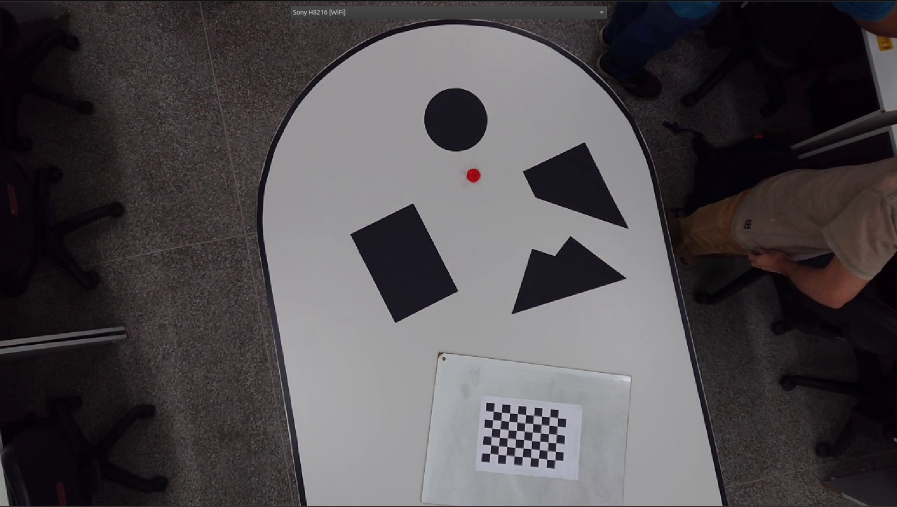
#> input picture testes/1.png, 1794 x 1013 px (shown at 1/2 size)
$ python gerar_mapa.py testes/1.png
#> lines starting #> are read from the running program, lines starting #| are printed output that depends on the picture; after the words box and inside, x2 and y2 are one past the last pixel; in counts of white or black regions, pixels touching at a corner belong together
#> further down, imagem_entrada is the input picture: shape (1013, 1794, 3); mean B, G, R 77, 74.1, 78.2
import cv2
import numpy as np
import json
import glob
import re
from dataclasses import dataclass
from typing import List, Tuple, Optional, Dict
import argparse

# ==============================================================================
# 1. CONFIGURAÇÕES DO LABORATÓRIO E PARÂMETROS DA MESA
# ==============================================================================
@dataclass
class ConfigMapa:
    # Dimensões reais da mesa no sistema métrico (altere para o tamanho real medido)
    # Se quiser tratar como um quadrado perfeito de 1x1m, basta usar 1.0 e 1.0
    largura_mesa_m: float = 1.20   # Eixo X em metros
    altura_mesa_m: float = 0.80    # Eixo Y em metros
    largura_camera_px: int = 1280
    altura_camera_px: int = 720

    # Resolução interna da imagem retificada (ex: 600 px/m -> 1 pixel = 1.66 mm)
    pixels_por_metro: int = 600

    # Modo de detecção da mesa:
    # True  -> Tenta achar o maior quadrilátero automaticamente (cai para manual se falhar)
    # False -> Abre a imagem para você clicar nos 4 cantos da mesa (ignora o chão com 100% de certeza)
    auto_detectar_mesa: bool = False

    # Caso a câmera esteja fixa em um suporte, você pode salvar os 4 pontos (em pixels da foto original)
    # aqui após a primeira calibração para não precisar clicar toda vez. Deixe None para desativar.
    pontos_mesa_fixos: List[Tuple[int, int]] = None

    # Origem do sistema de coordenadas (x, y) do robô:
    # True  -> Origem (0,0) no canto INFERIOR esquerdo (Padrão Cartesiano / ROS / Robótica)
    # False -> Origem (0,0) no canto SUPERIOR esquerdo (Padrão de Imagem)
    origem_cartesiana_inferior: bool = True

    # Parâmetros de detecção dos objetos na mesa
    margem_borda_m: float = 0.02       # Ignora ruídos a menos de 2 cm da borda da mesa
    area_min_objeto_m2: float = 0.0009 # Área mínima do objeto (ex: 3cm x 3cm = 0.0009 m²)
    epsilon_poligono: float = 0.025    # Fator de simplificação dos vértices (0.015 a 0.04)
    inverter_binarizacao: bool = False # True = objetos escuros em mesa clara | False = objetos claros em mesa escura

    # Parâmetros para a detecção do robô (Vermelho / Laranja em HSV)
    hsv_h_min1: int = 0
    hsv_h_max1: int = 24
    hsv_h_min2: int = 165
    hsv_h_max2: int = 179
    hsv_s_min: int = 110
    hsv_v_min: int = 80
    area_min_robo_m2: float = 0.0004   # Área mínima do marcador (ex: 2cm x 2cm = 0.0004 m²)
    margem_exclusao_robo: float = 0.09 # Raio extra (em metros) para apagar o robô da máscara de obstáculos


# ==============================================================================
# 2. FUNÇÕES DE DETECÇÃO E SELEÇÃO DA MESA
# ==============================================================================
# [14 lines left out: function ordenar_4_pontos, not called in this run]


def selecionar_mesa_manual(imagem: np.ndarray) -> np.ndarray:
    """
    Abre uma janela interativa para o usuário clicar nos 4 cantos da mesa.
    """
    pontos = []
    img_copia = imagem.copy()
    nome_janela = "Calibracao: Clique nos 4 cantos da mesa (ESC para sair)"

    # [9 lines left out: function callback_mouse, not called in this run]

    cv2.namedWindow(nome_janela, cv2.WINDOW_NORMAL)
    cv2.imshow(nome_janela, img_copia)
    cv2.setMouseCallback(nome_janela, callback_mouse)

    print("\n[INSTRUÇÃO] Clique nos 4 cantos da mesa na janela aberta.")
    print("Após clicar no 4º canto, pressione qualquer tecla para continuar...")

    while len(pontos) < 4:
        if cv2.waitKey(20) & 0xFF == 27:
            raise RuntimeError("Calibração cancelada pelo usuário.")

    cv2.waitKey(0)
    cv2.destroyWindow(nome_janela)

    print(f"[DICA] Se a câmera estiver fixa, copie estes pontos para 'pontos_mesa_fixos': {pontos}")
    return ordenar_4_pontos(np.array(pontos, dtype="float32"))


def detectar_mesa_auto(imagem: np.ndarray) -> np.ndarray:
    """
    Tenta localizar automaticamente o contorno de 4 lados da mesa na imagem.
    """
    cinza = cv2.cvtColor(imagem, cv2.COLOR_BGR2GRAY)
    blur = cv2.GaussianBlur(cinza, (7, 7), 0)
    bordas = cv2.Canny(blur, 50, 150)
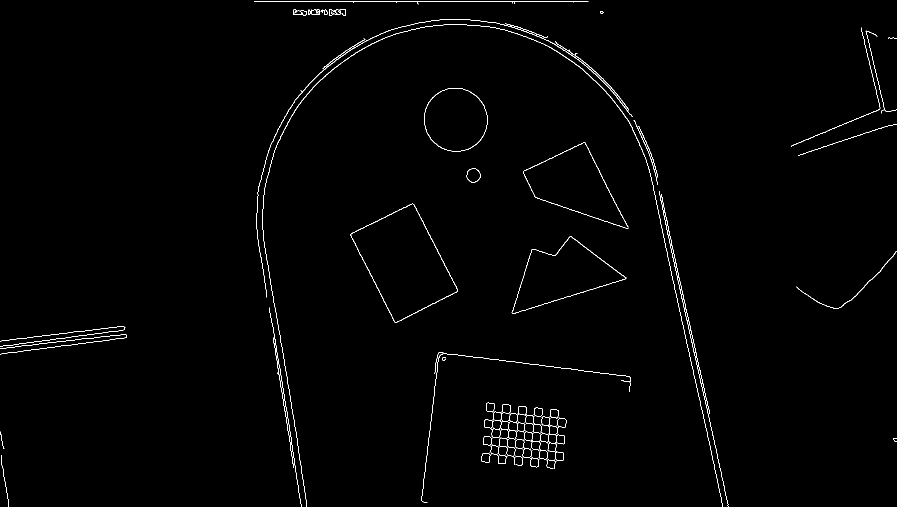
#> bordas: shape (1013, 1794) (shown at 1/2 size); 0.88% white in thin lines or dots

    # Dilata para fechar possíveis falhas no contorno da borda da mesa
    kernel = np.ones((5, 5), np.uint8)
    bordas = cv2.dilate(bordas, kernel, iterations=2)
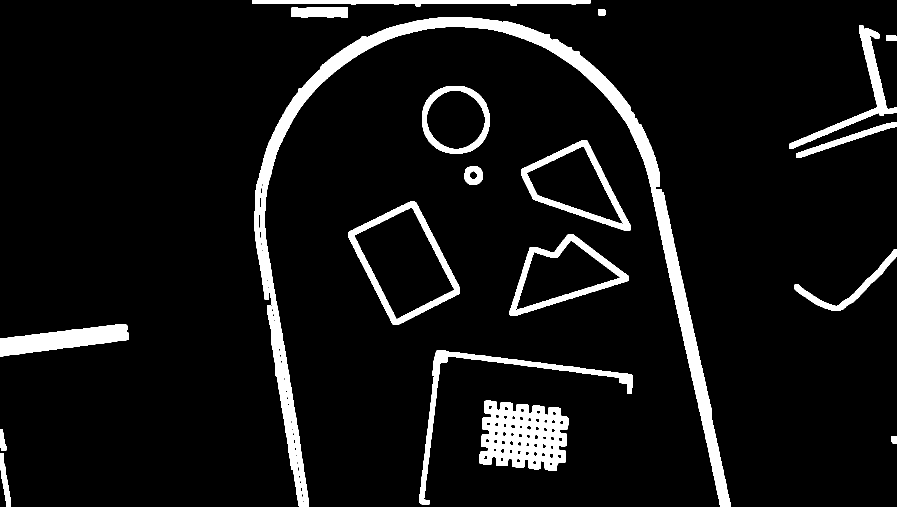
#> bordas: shape (1013, 1794) (shown at 1/2 size); 7.5% white; 19 white regions

    contornos, _ = cv2.findContours(bordas, cv2.RETR_EXTERNAL, cv2.CHAIN_APPROX_SIMPLE)
#> contornos = 19 contours; largest, box (x1, y1, x2, y2) and area: (509, 34, 1461, 1013) 53446, (696, 403, 920, 650) 31720, (1042, 281, 1261, 461) 20524, (1019, 468, 1257, 632) 20420, (959, 801, 1137, 942) 19123
    contornos = sorted(contornos, key=cv2.contourArea, reverse=True)

    area_total_img = imagem.shape[0] * imagem.shape[1]

    for c in contornos[:5]:
        area = cv2.contourArea(c)
        if area < 0.15 * area_total_img: # A mesa deve ocupar pelo menos 15% da foto
            continue
        perimetro = cv2.arcLength(c, True)
        aprox = cv2.approxPolyDP(c, 0.02 * perimetro, True)
        if len(aprox) == 4:
            print("[INFO] Mesa detectada automaticamente com sucesso!")
            return ordenar_4_pontos(aprox.reshape(4, 2).astype("float32"))
#> this loop made 5 passes
#> area on passes 1 to 5: 53445.5, 31719.5, 20524.5, 20420.5, 19123

    print("[AVISO] Detecção automática não encontrou 4 cantos claros. Mudando para seleção manual...")
    return selecionar_mesa_manual(imagem)
#> (key Esc is pressed here)


# ==============================================================================
# 3. RETIFICAÇÃO, DETECÇÃO DO ROBÔ (HSV) E EXTRAÇÃO DOS POLÍGONOS
# ==============================================================================
# [276 lines left out: functions retificar_mesa, pixel_para_metro, detectar_robo_hsv, extrair_obstaculos_poligonais, localizar_camera_por_nome, capturar_frame, not called in this run]


# ==============================================================================
# 5. EXECUÇÃO PRINCIPAL
# ==============================================================================
def processar_mapa(imagem: np.ndarray, cfg: ConfigMapa):
    # 1. Obter os 4 cantos da mesa
    if cfg.pontos_mesa_fixos is not None and len(cfg.pontos_mesa_fixos) == 4:
        cantos = ordenar_4_pontos(np.array(cfg.pontos_mesa_fixos, dtype="float32"))
    elif cfg.auto_detectar_mesa:
        cantos = detectar_mesa_auto(imagem)
    else:
        cantos = selecionar_mesa_manual(imagem)

    # 2. Isolar e retificar a mesa
    mesa_retificada = retificar_mesa(imagem, cantos, cfg)

    # 3. Detectar o robô (vermelho/laranja) em HSV e gerar máscara de exclusão
    dados_robo, mascara_exclusao_robo = detectar_robo_hsv(mesa_retificada, cfg)

    # 4. Extrair matrizes de vértices (x, y) dos obstáculos (sem incluir o robô)
    poligonos_m, img_debug, mascara = extrair_obstaculos_poligonais(
        mesa_retificada, cfg, mascara_exclusao_robo, dados_robo
    )

    # 5. Exibir resultados no terminal e exportar JSON
    print(f"\n================ MAPA EXTRAÍDO ({cfg.largura_mesa_m}m x {cfg.altura_mesa_m}m) ================")
    if dados_robo is not None:
        print(
            f"[ROBÔ DETECTADO] Posição: (x = {dados_robo['x_m']} m, y = {dados_robo['y_m']} m) | "
            f"Theta = {dados_robo['theta_graus']}° | Raio = {dados_robo['raio_marcador_m']} m"
        )
        robo_json = {
            "x_m": dados_robo["x_m"],
            "y_m": dados_robo["y_m"],
            "theta_rad": dados_robo["theta_rad"],
            "theta_graus": dados_robo["theta_graus"],
            "raio_marcador_m": dados_robo["raio_marcador_m"],
            "vertices_xy_m": dados_robo["vertices_xy_m"].tolist()
        }
    else:
        print("[AVISO] Robô (marcador vermelho/laranja) NÃO foi detectado na mesa!")
        robo_json = None

    print(f"Total de obstáculos detectados: {len(poligonos_m)}\n")

    dados_exportacao = {
        "workspace_limites_m": {
            "x_min": 0.0,
            "x_max": cfg.largura_mesa_m,
            "y_min": 0.0,
            "y_max": cfg.altura_mesa_m,
            "origem": "inferior_esquerdo" if cfg.origem_cartesiana_inferior else "superior_esquerdo"
        },
        "robo": robo_json,
        "obstaculos": []
    }

    for i, poly in enumerate(poligonos_m):
        print(f"Obstáculo {i+1} (Matriz {poly.shape[0]}x2 em metros):")
        print(poly)
        print("-" * 45)
        dados_exportacao["obstaculos"].append({
            "id": i + 1,
            "num_vertices": int(poly.shape[0]),
            "vertices_xy_m": poly.tolist()
        })

    with open("mapa_obstaculos.json", "w", encoding="utf-8") as f:
        json.dump(dados_exportacao, f, indent=4)
    print("[OK] Robô e matrizes de obstáculos salvos em 'mapa_obstaculos.json'")

    # 6. Visualização final
    cv2.imshow("1. Mascara Binaria (Obstaculos sem o Robo)", mascara)
    cv2.imshow("2. Mesa Retificada, Robo e Vertices Detectados", img_debug)
    cv2.waitKey(0)
    cv2.destroyAllWindows()

    return dados_robo, poligonos_m


if __name__ == "__main__":
    parser = argparse.ArgumentParser()
    parser.add_argument("img", help="Caminho/nome da imagem", type=str, nargs="?")
    parser.add_argument("-larg", help="largura da mesa em metros (x)", type=float, default=1.2)
    parser.add_argument('-altu', help="altura da mesa em metros (y)", type=float, default=0.8)
    parser.add_argument('--ac', help="auto calibração (s/y/n)", type=str, default='y')
    parser.add_argument('--ib', help="inverter cores (padrão mesa escura) (s/y/n)", type=str, default='y')
    parser.add_argument('--cam', help="captura da webcam buscando o device pelo nome", type=str,
                        nargs="?", const="Iriun", metavar="NOME")

    args = parser.parse_args()

    if not args.img and not args.cam:
        parser.error("informe o caminho de uma imagem ou use --cam")

    ad = True if (args.ac.lower() == 's' or args.ac.lower() == 'y') else False
    ib = True if (args.ib.lower() == 's' or args.ib.lower() == 'y') else False

    # Configure aqui os parâmetros reais da sua bancada
    config = ConfigMapa(
        largura_mesa_m=args.larg,          # Altere para a largura real (ou 1.0 se quiser normalizar como quadrado)
        altura_mesa_m=args.altu,           # Altere para a profundidade real (ou 1.0 se quiser normalizar como quadrado)
        auto_detectar_mesa=ad,             # False = abre a janela para clicar nos 4 cantos da mesa
        inverter_binarizacao=ib            # Mude para True se a mesa for clara e os objetos escuros
    )

    if args.cam:
        imagem_entrada = capturar_frame(localizar_camera_por_nome(args.cam))
    else:
        imagem_entrada = cv2.imread(args.img)
        if imagem_entrada is None:
            raise FileNotFoundError(f"Não foi possível carregar a imagem: {args.img}")

#> (the run stopped early here; a loop or call above may not have finished)

$ run again, on testes/2.png
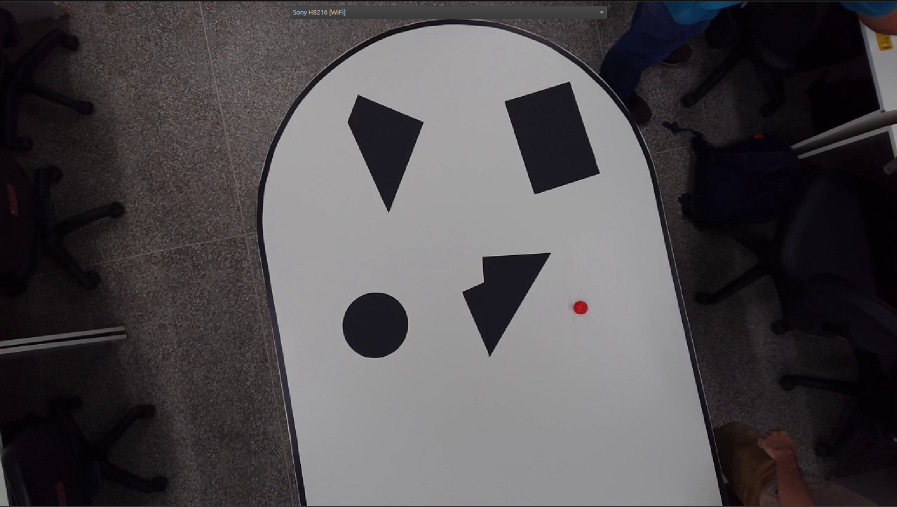
#> input picture testes/2.png, 1794 x 1013 px (shown at 1/2 size)
#> imagem_entrada is the input picture: shape (1013, 1794, 3); mean B, G, R 77.2, 74.5, 78.2
#> in detectar_mesa_auto, `bordas = cv2.Canny(blur, 50, 150)`:
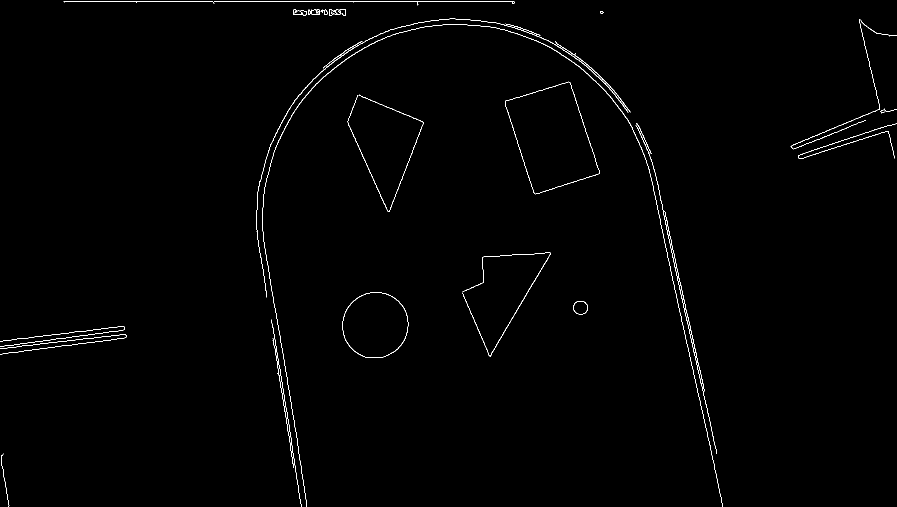
#> bordas: shape (1013, 1794) (shown at 1/2 size); 0.69% white in thin lines or dots
#> in detectar_mesa_auto, `bordas = cv2.dilate(bordas, kernel, iterations=2)`:
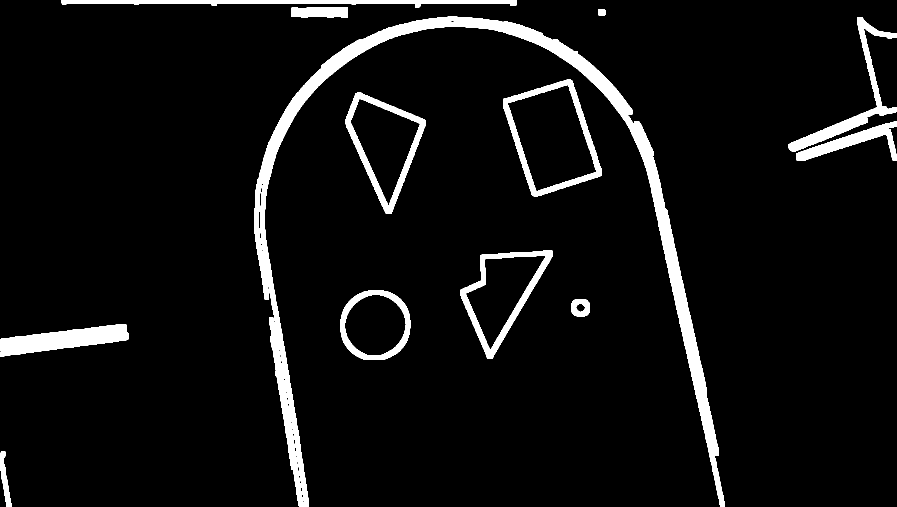
#> bordas: shape (1013, 1794) (shown at 1/2 size); 6.1% white; 13 white regions
#> contornos = 13 contours; largest, box (x1, y1, x2, y2) and area: (509, 33, 1450, 1013) 51542, (1006, 159, 1204, 393) 30047, (691, 185, 851, 428) 21244, (921, 501, 1106, 718) 20398, (681, 581, 821, 720) 15720
#> the loop in detectar_mesa_auto, `for c in contornos[:5]:` made 5 passes
#> area on passes 1 to 5: 51542, 30047, 21244.5, 20397.5, 15720

$ run again, on testes/3.png
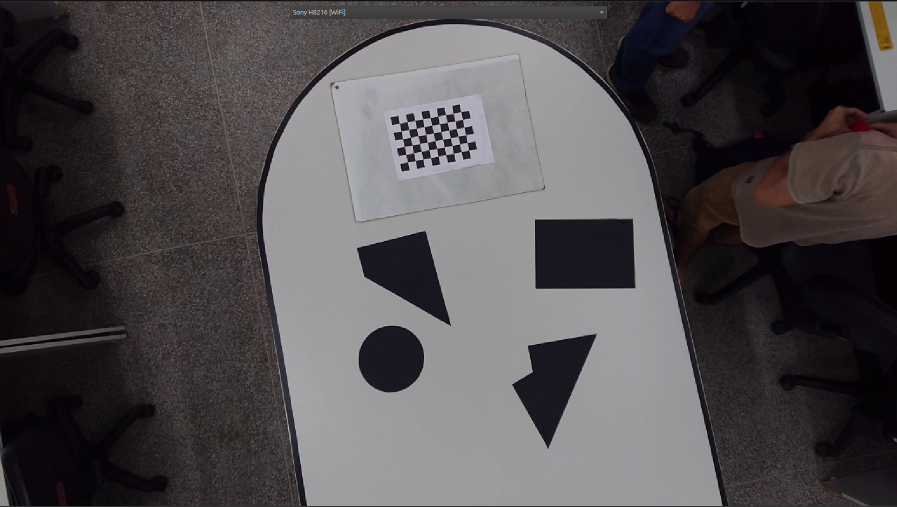
#> input picture testes/3.png, 1794 x 1013 px (shown at 1/2 size)
#> imagem_entrada is the input picture: shape (1013, 1794, 3); mean B, G, R 77.9, 75.5, 79.7
#> in detectar_mesa_auto, `bordas = cv2.Canny(blur, 50, 150)`:
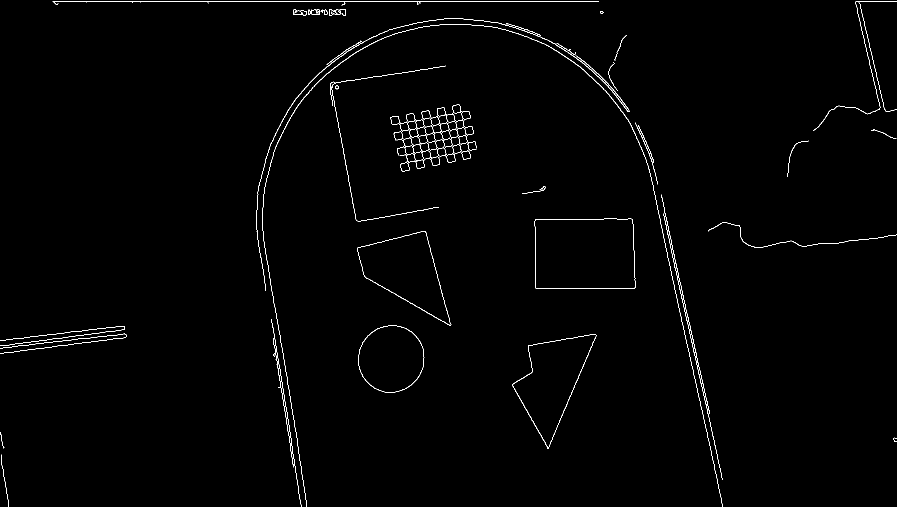
#> bordas: shape (1013, 1794) (shown at 1/2 size); 0.88% white in thin lines or dots
#> in detectar_mesa_auto, `bordas = cv2.dilate(bordas, kernel, iterations=2)`:
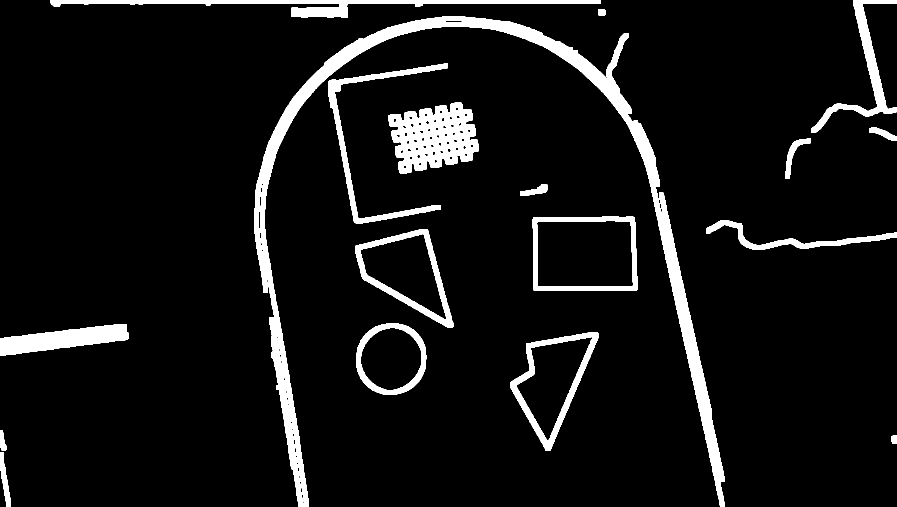
#> bordas: shape (1013, 1794) (shown at 1/2 size); 7.6% white; 18 white regions
#> contornos = 18 contours; largest, box (x1, y1, x2, y2) and area: (509, 33, 1450, 1013) 53274, (1065, 433, 1275, 582) 30211, (1020, 664, 1197, 901) 21656, (710, 458, 907, 656) 21235, (777, 205, 958, 347) 17622
#> the loop in detectar_mesa_auto, `for c in contornos[:5]:` made 5 passes
#> area on passes 1 to 5: 53274, 30211, 21655.5, 21235, 17622
